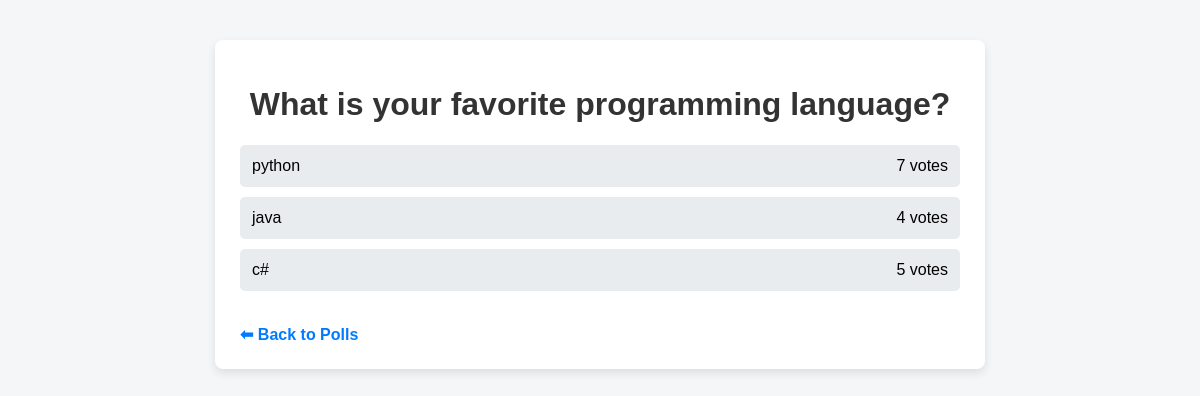
Before: /1/results/ with the older database file.
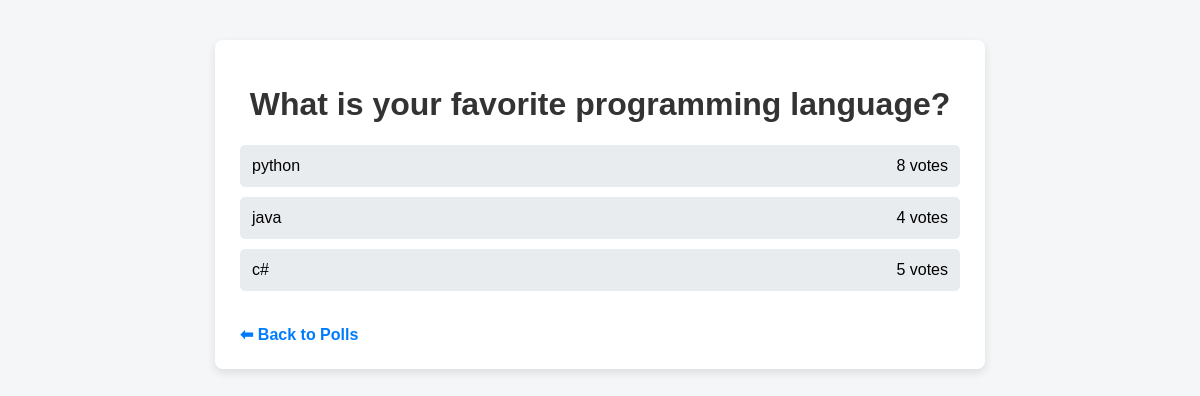
After: the same page with the newer database file.
### polls/models.py (models this page shows, shortened)
class Question(models.Model):
    question_text = models.CharField(max_length=200)
    pub_date = models.DateTimeField('date published')

class Choice(models.Model):
    question = models.ForeignKey(Question, on_delete=models.CASCADE)
    choice_text = models.CharField(max_length=200)
    votes = models.IntegerField(default=0)

### polls/views.py (the view)
# urls.py: path('<int:question_id>/results/', views.results, name='results'),
def results(request, question_id):
    question = get_object_or_404(Question, pk=question_id)
    return render(request, 'polls/results.html', {
        'question': question
    })

### polls/templates/polls/results.html (shortened to what this page needs)
{% load static %}
<!DOCTYPE html>
<html lang="en">
<head>
    <link rel="stylesheet" href="{% static 'polls/style.css' %}">
</head>
<body>
<div class="container">
    <h1>{{ question.question_text }}</h1>
    <ul class="results">
        {% for choice in question.choice_set.all %}
            <li>
                <span>{{ choice.choice_text }}</span>
                <span>{{ choice.votes }} votes</span>
            </li>
        {% endfor %}
    </ul>
    <br>
    <a href="{% url 'polls:index' %}">⬅ Back to Polls</a>
</div>
</body>
</html>

### polls/static/polls/style.css (style rules this page uses)
body { font-family: Arial, Helvetica, sans-serif; background-color: #f4f6f8; margin: 0; padding: 0; }
.container { width: 60%; margin: 40px auto; background: #ffffff; padding: 25px; border-radius: 8px; box-shadow: 0 4px 10px rgba(0,0,0,0.1); }
h1 { color: #333; text-align: center; }
ul { list-style: none; padding: 0; }
li { padding: 12px; margin-bottom: 10px; background: #e9ecef; border-radius: 5px; }
a { text-decoration: none; color: #007bff; font-weight: bold; }
.results li { display: flex; justify-content: space-between; }

Changed rows visible on the page:
changed Choice "python": votes "7" → "8"
